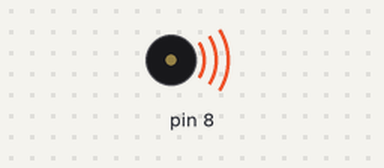
Bench run of a sketch on a simulated Arduino Uno, built with avr-gcc and run on an emulated ATmega328P. On the bench: buzzer (waves = sounding).

Above: at 0.12 s.
At 2.4 s:
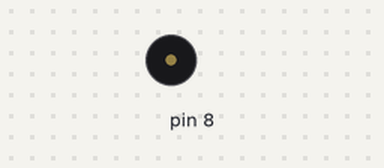
Timing chart, 0 to 5.8 s (numbered marks = the images above):
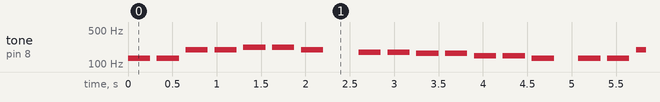

Measured:
- by itself, tone on pin 8: plays 131 Hz for 0.25 s, 131 Hz for 0.25 s, 196 Hz for 0.25 s, 196 Hz for 0.25 s, 220 Hz for 0.25 s, 220 Hz for 0.25 s … (359 notes in this stretch)

The sketch:

1.ino
```cpp
#define NOTE_C3  131
#define NOTE_D3  147
#define NOTE_E3  165
#define NOTE_F3  175
#define NOTE_G3  196
#define NOTE_A3  220
#define NOTE_B3  247
#define NOTE_C4  262
int melody[]={
  NOTE_C3,NOTE_C3,NOTE_G3,NOTE_G3,NOTE_A3,NOTE_A3, NOTE_G3,0,NOTE_F3,NOTE_F3,NOTE_E3,NOTE_E3,NOTE_D3, NOTE_D3,NOTE_C3
};
int noteDurations[] = {
 4,4,4,4,4,4,4,4,4,4,4,4,4,4,4};
void setup()
{

}

void loop()
{
  for (int thisNote = 0; thisNote < 15; thisNote++){
    int noteDuration = 1000 / noteDurations[thisNote];
    tone(8, melody[thisNote], noteDuration);
    int pauseBetweenNotes = noteDuration * 1.3;
    delay(pauseBetweenNotes);
    noTone(8);
  }
  delay(200);
}
```
